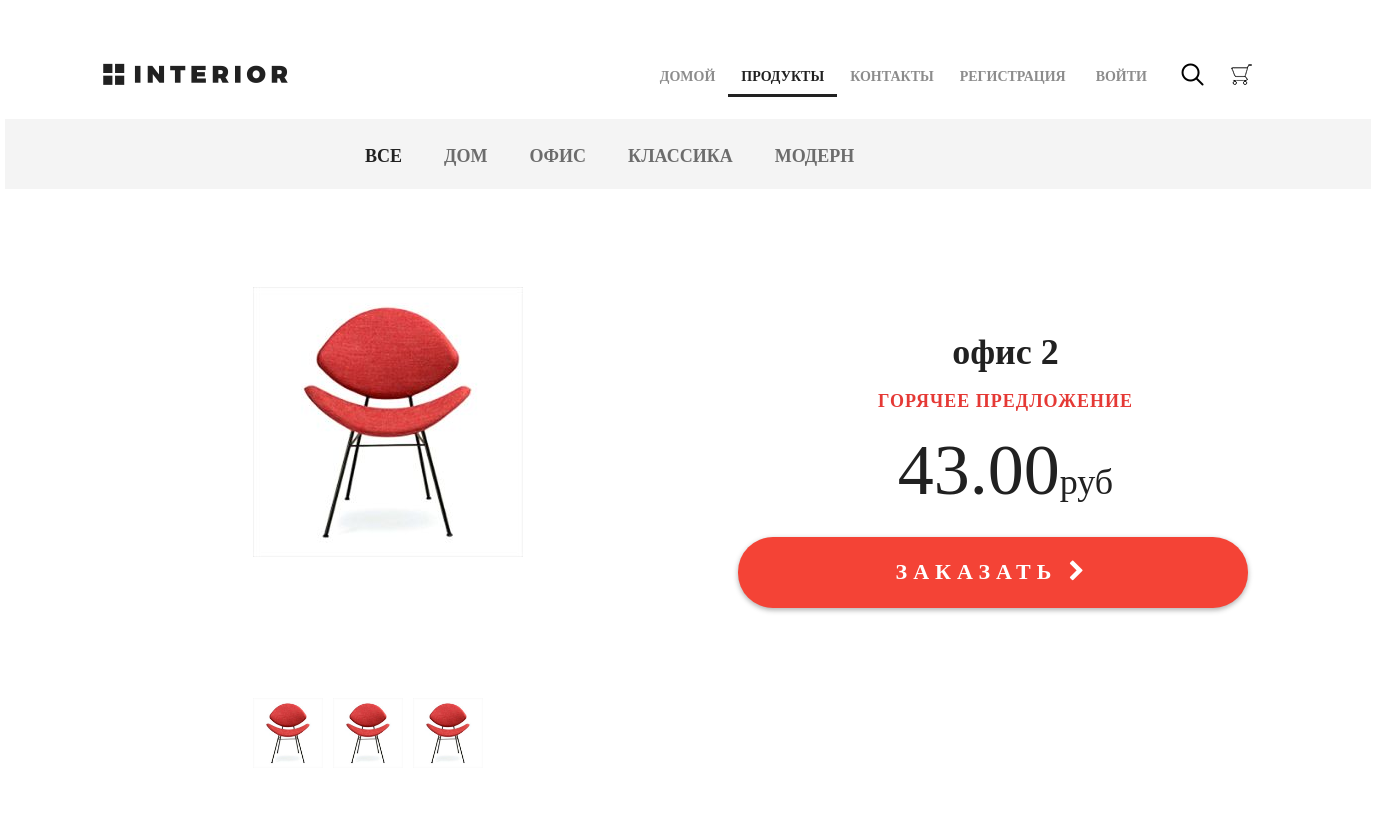
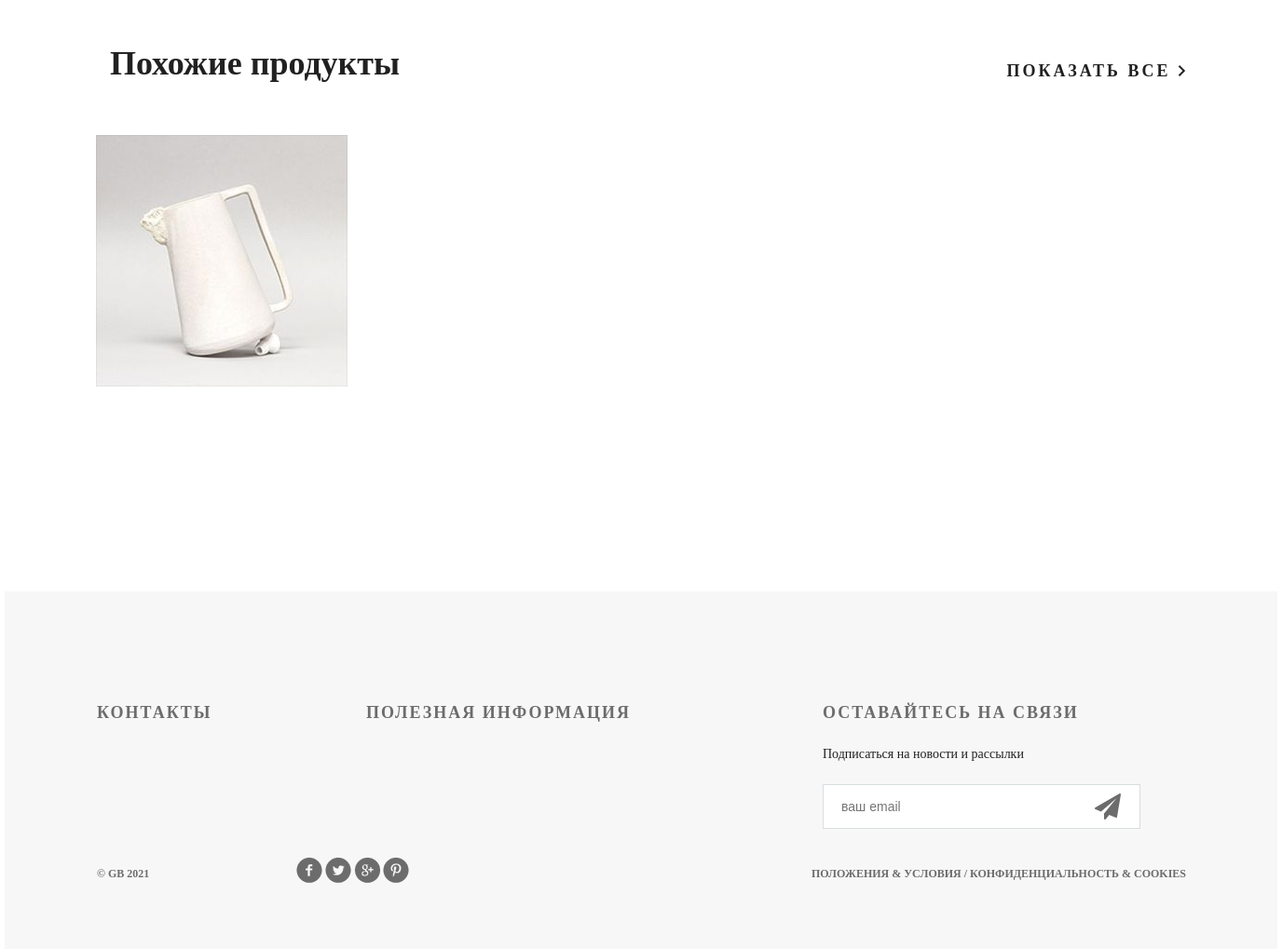
/products/, run on an earlier commit of the app's database (2 pictures, top to bottom).
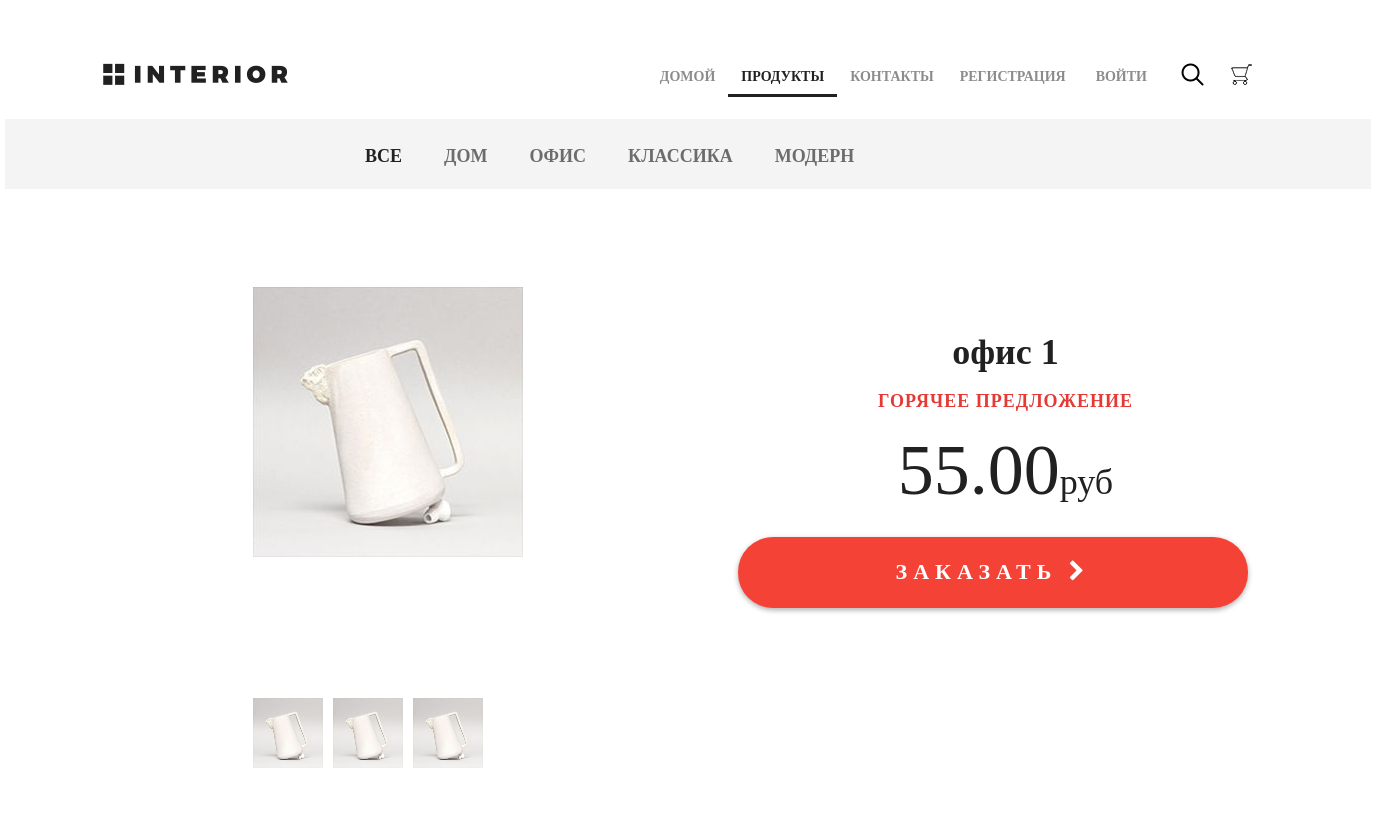
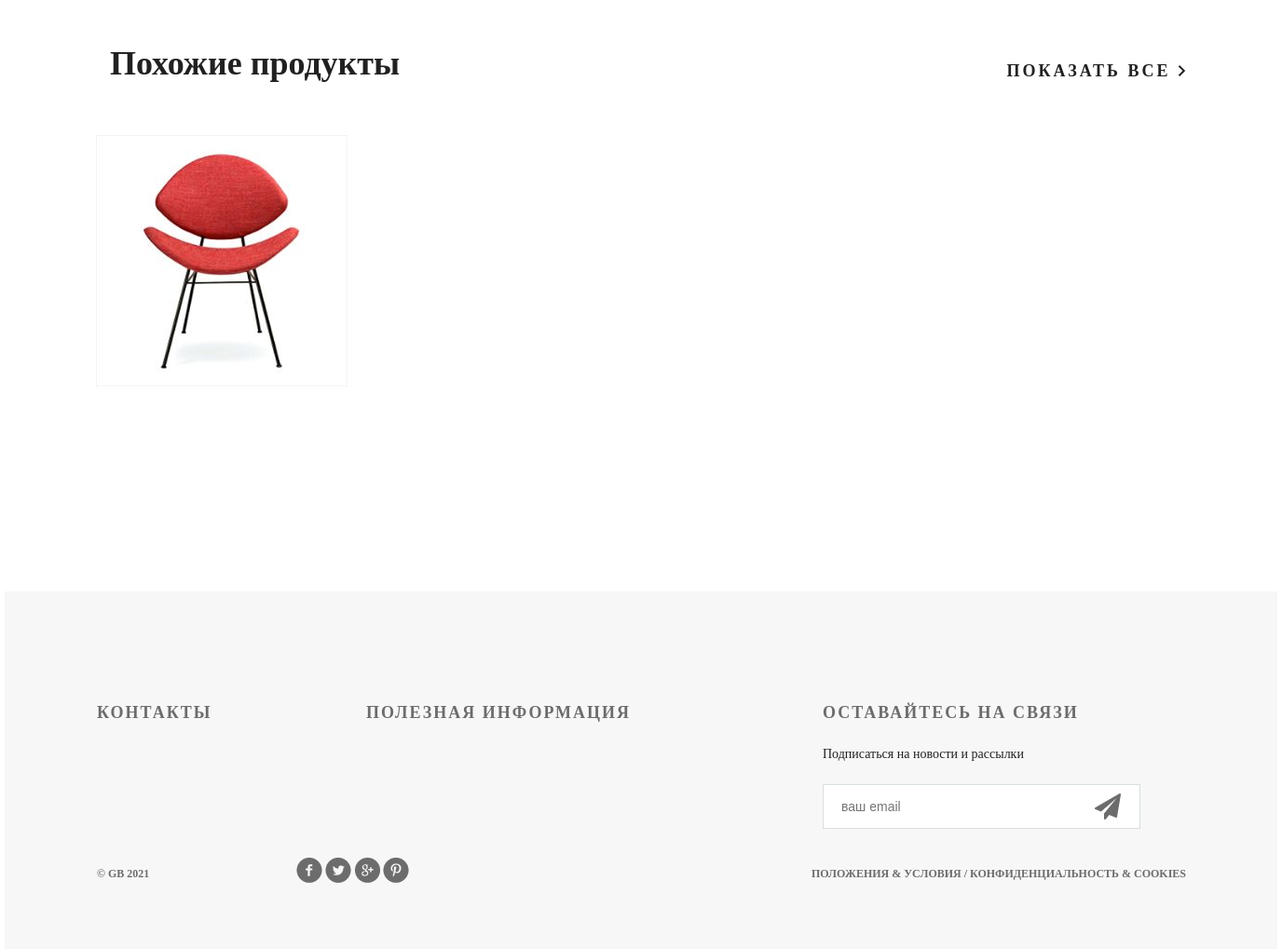
And on a later commit of the database (2 pictures, top to bottom).
### mainapp/models.py (models this page shows, shortened)
class ProductCategory(models.Model):
    name = models.CharField(max_length=64, unique=True, verbose_name='название')
    description = models.TextField(blank=True, verbose_name='описание')
    is_active = models.BooleanField(default=True)
    class Meta:
        verbose_name='категория'
        verbose_name_plural='категории'

class Product(models.Model):
    category = models.ForeignKey(ProductCategory, on_delete=models.CASCADE, verbose_name='категория')
    name = models.CharField(max_length=128, verbose_name='название')
    image = models.ImageField(upload_to='products', blank=True, verbose_name='картинка')
    short_desc = models.CharField(max_length=255, blank=True, verbose_name='краткое описание')
    description = models.TextField(blank=True, verbose_name='описание')
    price = models.DecimalField(max_digits=10, decimal_places=2, default=0, verbose_name='цена')
    quantity = models.PositiveIntegerField(default=0, verbose_name='количество на складе')
    is_active = models.BooleanField(default=True)

### mainapp/views.py (the view, shortened to what this page needs)
# urls.py: path('products/', include('mainapp.urls', namespace='products')),
def products(request, pk=None, page=1):
    links_menu = ProductCategory.objects.all()
    hot_product = get_hot_product()
    same_products = get_some_products(hot_product)
    context = {
        'links_menu': links_menu,
        'title': 'продукты',
        'hot_product': hot_product,
        'same_products': same_products,
    }
    return render(request, 'mainapp/products.html', context=context)

### mainapp/context_processors.py (called while the page is built)
def basket(request):
    basket_items = []
    if request.user.is_authenticated:
        basket_items = Basket.objects.filter(user=request.user)
    return {
        'basket': basket_items
    }

### mainapp/views.py (called while the page is built)
def get_hot_product():
    return random.sample(list(Product.objects.all()), 1)[0]

def get_some_products(hot_product):
    same_products = Product.objects.filter(category=hot_product.category).exclude(pk=hot_product.pk)
    return same_products

### mainapp/templates/mainapp/products.html (shortened to what this page needs)
{% extends 'mainapp/base.html' %}
{% load static %}
{% block menu %}
	<div class="hero-white">
		<div class="header clearfix">
			{% include 'mainapp/includs/inc_main_menu.html' %}
		</div>
	</div>
{% endblock %}
{% block content %}
	<div class="details">
		<div class="links clearfix">
			{% include 'mainapp/includs/inc_categories_menu.html' %}
		</div>
		<div class="details-products">
			<div class="details-slider">
				<div class="slider-product" style="text-align:center;">
					<img src="/media/{{ hot_product.image }}">
				</div>
				<div class="slider-control">
					<div class="block">
						<a href="#"><img src="/media/{{ hot_product.image }}" alt="">
						</a>
					</div>
					<div class="block">
						<a href="#"><img src="/media/{{ hot_product.image }}" alt="">
						</a>
					</div>
					<div class="block">
						<a href="#"><img src="/media/{{ hot_product.image }}" alt="">
						</a>
					</div>
				</div>
			</div>
			<div class="description">
				<h3 class="big-bold">{{ hot_product.name }}</h3>
				<h3 class="red">горячее предложение</h3>
				<p class="price">{{ hot_product.price|floatformat:2 }}<span>руб</span></p>
				<a href="{% url 'basket:add' hot_product.pk %}" class="red-button">
					заказать <i class="fa fa-chevron-right" aria-hidden="true"></i>
				</a>
			</div>
		</div>
		<div class="related">
			<div class="title clearfix">
				<h2>Похожие продукты</h2>
				<a class="explore" href="#">показать все <img src="{% static 'img/arrow.png' %}" alt=""></a>
			</div>
			<div class="related-products clearfix">
			{% for product in same_products %}
				<div class="block">
					<a href="{% url 'mainapp:product' product.pk %}"><img class="img-block" src="/media/{{ product.image }}" alt="">
					</a>
				</div>
			{% endfor %}
			</div>
		</div>
	</div>
{% endblock %}

### mainapp/templates/mainapp/base.html (shortened to what this page needs)
<!DOCTYPE html>
{% load static %}
<html>
<head>
    {% block css %}
	    <link rel="stylesheet" type="text/css" href="{% static 'css/style.css' %}">
	    <link rel="stylesheet" href="{% static 'fonts/font-awesome/css/font-awesome.css' %}">
    {% endblock %}
</head>
<body>
	<div class="container">
        {% block menu %}
        {% endblock %}
        {% block content %}
        {% endblock %}
		<div class="clr"></div>
	</div>
    {% block footer %}
        <div class="footer">
            <div class="clearfix">
                <div class="text-footer">
                    <h3>контакты</h3>
                </div>
                <div class="text-footer">
                    <h3>полезная информация</h3>
                </div>
                <div class="text-footer clearfix">
                    <h3>Оставайтесь на связи</h3>
                    <p>Подписаться на новости и рассылки</p>
                    <form>
                        <input type="email" name="email" placeholder="ваш email">
                        <a href="#"><i class="fa fa-paper-plane fa-2x" aria-hidden="true"></i></a>
                    </form>
                </div>
            </div>
            <p class="small">&copy; GB {% now 'Y' %}</p>
            <div class="social">
                <a href="#" class="social1"></a>
                <a href="#" class="social2"></a>
                <a href="#" class="social3"></a>
                <a href="#" class="social4"></a>
            </div>
            <p class="small">Положения &amp; Условия  /  Конфиденциальность &amp; Cookies</p>
        </div>
    {% endblock %}
</body>
</html>

### mainapp/templates/mainapp/includs/inc_main_menu.html (shortened to what this page needs)
<a href="{% url 'index' %}" class="logo"></a>
<ul class="menu">
    <li><a href="{% url 'index' %}"
        >домой</a></li>
    <li><a href="{% url 'products:products' %}"
                {% if request.resolver_match.namespace == 'products' %}class='active'{% endif %}
        >продукты</a></li>
    <li><a href="{% url 'contact' %}"
        >контакты</a></li>
    <li>
        {% if user.is_authenticated %}
            <a href="{% url 'auth:edit' %}">{{ user.first_name|default:'пользователь' }}</a>
                {% if user.is_superuser %}
                    <li><a href="{% url 'adminapp:user_list' %}">админка</a></li>
                {% endif %}
            <a href="{% url 'auth:logout' %}">выйти</a>
        {% else %}
            <a href="{% url 'auth:register' %}">регистрация</a>
            <a href="{% url 'auth:login' %}">войти</a>
        {% endif %}
    </li>
</ul>
<a href="#" class="search"></a>
<a href="{% url 'basket:basket' %}" class="basket">
</a>

### mainapp/templates/mainapp/includs/inc_categories_menu.html (shortened to what this page needs)
<ul class="links-menu">
    <li><a href="{% url 'products:category' 0 %}"
            {% if request.resolver_match.url_name == 'products' %}class="active"{% endif %}>
        Все</a></li>
    {% for link_item in links_menu %}
        <li><a
                href="{% url 'products:category' link_item.pk %}"
        >{{ link_item.name }}</a></li>
    {% endfor %}
</ul>

What changed in the data, as far as the page shows it:
removed Product: image (picture), name "офис 2", price "43.00"
removed Product: image (picture)
added Product: image (picture), name "офис 1", price "55.00"
added Product: image (picture)
